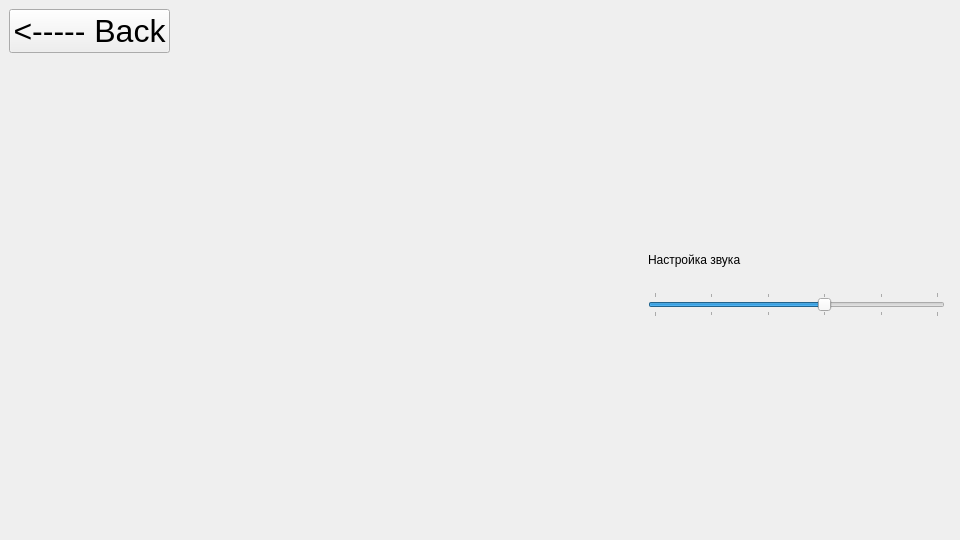
<?xml version="1.0" encoding="UTF-8"?>
<ui version="4.0">
 <class>MainWindow</class>
 <widget class="QMainWindow" name="MainWindow">
  <property name="geometry">
   <rect>
    <x>0</x>
    <y>0</y>
    <width>960</width>
    <height>540</height>
   </rect>
  </property>
  <property name="windowTitle">
   <string>Settings</string>
  </property>
  <widget class="QWidget" name="centralwidget">
   <layout class="QGridLayout" name="gridLayout_2">
    <item row="6" column="4">
     <widget class="QSlider" name="horizontalSlider">
      <property name="minimum">
       <number>0</number>
      </property>
      <property name="maximum">
       <number>5</number>
      </property>
      <property name="pageStep">
       <number>1</number>
      </property>
      <property name="value">
       <number>3</number>
      </property>
      <property name="sliderPosition">
       <number>3</number>
      </property>
      <property name="orientation">
       <enum>Qt::Horizontal</enum>
      </property>
      <property name="tickPosition">
       <enum>QSlider::TicksBothSides</enum>
      </property>
      <property name="tickInterval">
       <number>1</number>
      </property>
     </widget>
    </item>
    <item row="1" column="0" colspan="6">
     <layout class="QHBoxLayout" name="horizontalLayout">
      <item alignment="Qt::AlignLeft">
       <widget class="QPushButton" name="backButton">
        <property name="font">
         <font>
          <pointsize>24</pointsize>
         </font>
        </property>
        <property name="text">
         <string>&lt;----- Back</string>
        </property>
       </widget>
      </item>
      <item>
       <widget class="QLabel" name="logoImage">
        <property name="text">
         <string/>
        </property>
       </widget>
      </item>
     </layout>
    </item>
    <item row="2" column="4">
     <spacer name="verticalSpacer_2">
      <property name="orientation">
       <enum>Qt::Vertical</enum>
      </property>
      <property name="sizeHint" stdset="0">
       <size>
        <width>20</width>
        <height>40</height>
       </size>
      </property>
     </spacer>
    </item>
    <item row="4" column="4">
     <spacer name="verticalSpacer_7">
      <property name="orientation">
       <enum>Qt::Vertical</enum>
      </property>
      <property name="sizeHint" stdset="0">
       <size>
        <width>20</width>
        <height>40</height>
       </size>
      </property>
     </spacer>
    </item>
    <item row="7" column="4">
     <spacer name="verticalSpacer_6">
      <property name="orientation">
       <enum>Qt::Vertical</enum>
      </property>
      <property name="sizeHint" stdset="0">
       <size>
        <width>20</width>
        <height>40</height>
       </size>
      </property>
     </spacer>
    </item>
    <item row="3" column="4">
     <spacer name="verticalSpacer_5">
      <property name="orientation">
       <enum>Qt::Vertical</enum>
      </property>
      <property name="sizeHint" stdset="0">
       <size>
        <width>20</width>
        <height>40</height>
       </size>
      </property>
     </spacer>
    </item>
    <item row="8" column="4">
     <spacer name="verticalSpacer_4">
      <property name="orientation">
       <enum>Qt::Vertical</enum>
      </property>
      <property name="sizeHint" stdset="0">
       <size>
        <width>20</width>
        <height>40</height>
       </size>
      </property>
     </spacer>
    </item>
    <item row="6" column="2">
     <spacer name="horizontalSpacer">
      <property name="orientation">
       <enum>Qt::Horizontal</enum>
      </property>
      <property name="sizeHint" stdset="0">
       <size>
        <width>40</width>
        <height>20</height>
       </size>
      </property>
     </spacer>
    </item>
    <item row="6" column="3">
     <spacer name="horizontalSpacer_2">
      <property name="orientation">
       <enum>Qt::Horizontal</enum>
      </property>
      <property name="sizeHint" stdset="0">
       <size>
        <width>40</width>
        <height>20</height>
       </size>
      </property>
     </spacer>
    </item>
    <item row="6" column="1">
     <spacer name="verticalSpacer">
      <property name="orientation">
       <enum>Qt::Vertical</enum>
      </property>
      <property name="sizeHint" stdset="0">
       <size>
        <width>20</width>
        <height>40</height>
       </size>
      </property>
     </spacer>
    </item>
    <item row="9" column="4">
     <spacer name="verticalSpacer_3">
      <property name="orientation">
       <enum>Qt::Vertical</enum>
      </property>
      <property name="sizeHint" stdset="0">
       <size>
        <width>20</width>
        <height>40</height>
       </size>
      </property>
     </spacer>
    </item>
    <item row="5" column="4">
     <widget class="QLabel" name="label">
      <property name="text">
       <string>Настройка звука</string>
      </property>
     </widget>
    </item>
   </layout>
  </widget>
 </widget>
 <resources/>
 <connections/>
</ui>
